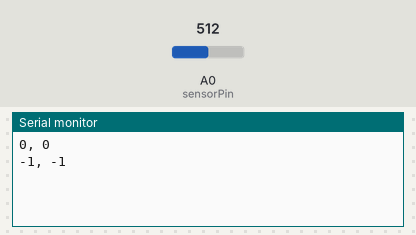
Bench run of a sketch on a simulated Arduino Uno, built with avr-gcc and run on an emulated ATmega328P. On the bench: the last lines printed to the serial monitor. The test bench sets the inputs (shaded band); at power-on: A0 (sensorPin) = 512.

Above: at 1.2 s.
1.3 s: A0 (sensorPin) set to 1023
At 1.86 s:
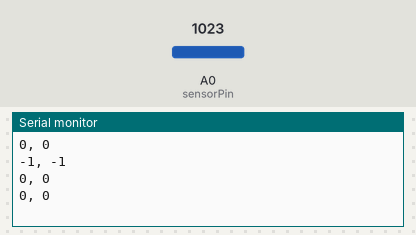
2.8 s: A0 (sensorPin) set to 900
At 3.7 s:
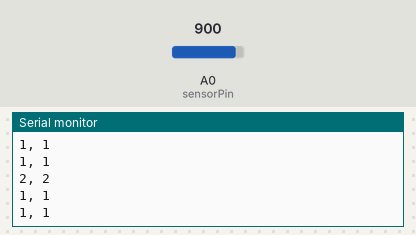
Timing chart, 0 to 5.8 s (numbered marks = the images above; inputs shaded):
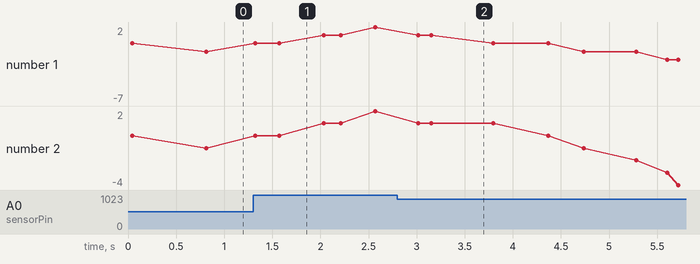

The sketch:

baketan_32bit.ino
```cpp
#define MSEQ_WIDTH 40
#define BYTES  4
#define sensorPin A0  // センサーピンの場所

const unsigned int one=1; // ビット演算のための定数
unsigned int sensorValue;
unsigned long Xn;
union {
  unsigned long int sum=0;
  unsigned char div[BYTES];
} data;

void setup() {
  unsigned int i;
  for(i=0; i<BYTES*8; i++){
    data.sum <<=1;
    data.sum |=i % 2;
  }

  Serial.begin( 9600 );
  Xn = analogRead(sensorPin); // M系列乱数のための初期値をアナログ入力から挿入
}

void loop() {
  unsigned char r=mseq();
  unsigned char i;
  unsigned char wait;
  unsigned char parity;
  unsigned char popcount;
  /* M系列ノイズの01列を8ビット整数に変換 */
  for(i=0, wait=0; i<8; i++){
    wait*=2;
    wait+=mseq();
  }
  /* ランダムな時間待つ */
  delay(wait*3);

  // read the value from the sensor:
  sensorValue = analogRead(sensorPin);
  parity=sensorValue & one; // sensorValue % 2 と同義。センサ値の偶奇性を取得
  //parity=1; // デバック用

  // 01情報をdataに蓄積してゆく
  data.sum <<=1;
  data.div[0] |=parity;
  // 1の数を数える
  for(i=0, popcount=0; i<BYTES; i++){
    popcount+=__builtin_popcount(data.div[i]);
  }
  Serial.print(popcount-BYTES*4); // BYTES * 8 個分の乱数の偏り
  Serial.print(", ");
  Serial.print(__builtin_popcount(data.div[0])-4); // 直近 8 個分の乱数の偏り
  Serial.print("\n");
}

// M系列の変換
char mseq(){
  // シフトレジスタ
  //static unsigned long Xn = 'b';
  unsigned ret;

  ret = ((Xn & 16384) >> 14) ^ (Xn & 1);
  Xn = (Xn << 1) + ret;

  return ret;
}
```

Measured:
- plotted number 1: -1 → 2 after the input at 1.3 s, 2 → -7 after the input at 2.8 s
- plotted number 2: -1 → 2 after the input at 1.3 s, 2 → -4 after the input at 2.8 s
